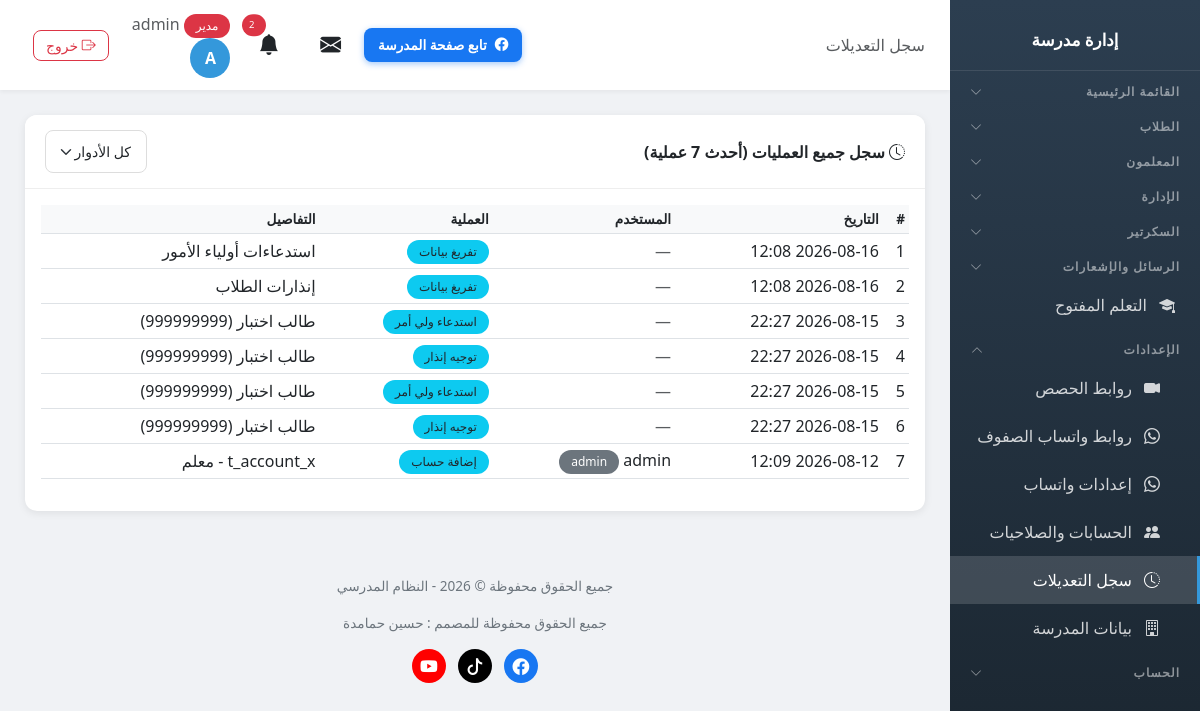
The app's page /audit-log/ (signed in) with its own data.
### school/models.py (models this page shows, shortened)
class Profile(models.Model):
    ROLE_CHOICES = [
        ('admin', 'مدير'),
        ('vice_principal', 'نائب مدير'),
        ('secretary', 'سكرتير'),
        ('teacher', 'معلم'),
        ('student', 'طالب'),
    ]
    user = models.OneToOneField(User, on_delete=models.CASCADE, related_name='profile')
    role = models.CharField('الدور', max_length=20, choices=ROLE_CHOICES, default='student')
    phone = models.CharField('رقم الهاتف', max_length=20, blank=True)

class AuditLog(models.Model):
    user = models.ForeignKey(User, on_delete=models.SET_NULL, null=True, verbose_name='المستخدم')
    user_role = models.CharField('الدور', max_length=20, blank=True)
    action = models.CharField('العملية', max_length=255)
    details = models.TextField('التفاصيل', blank=True)
    created_at = models.DateTimeField('التاريخ', auto_now_add=True)
    class Meta:
        verbose_name = 'سجل تعديل'
        verbose_name_plural = 'سجل التعديلات'
        ordering = ['-created_at']

### school/views.py (the view)
# urls.py: path('audit-log/', views.audit_log_list, name='audit_log_list'),
@login_required
def audit_log_list(request):
    if request.user.profile.role != 'admin':
        messages.error(request, 'ليس لديك صلاحية للوصول إلى هذه الصفحة')
        return redirect('dashboard')
    role = request.GET.get('role', '')
    logs = AuditLog.objects.select_related('user')
    if role:
        logs = logs.filter(user_role=role)
    logs = logs.order_by('-created_at')[:2000]
    return render(request, 'school/audit_log.html', {
        'logs': logs,
        'role': role,
        'roles': ['admin', 'teacher', 'student', 'supervisor'],
    })

### templates/school/audit_log.html (shortened to what this page needs)
{% extends 'school/base.html' %}
{% block page_heading %}سجل التعديلات{% endblock %}
{% block content %}
<div class="card">
    <div class="card-header d-flex justify-content-between align-items-center flex-wrap gap-2">
        <span><i class="bi bi-clock-history"></i> سجل جميع العمليات (أحدث {{ logs.count }} عملية)</span>
        <form method="get" class="d-flex gap-2">
            <select name="role" class="form-select form-select-sm" style="width:auto" onchange="this.form.submit()">
                <option value="">كل الأدوار</option>
            </select>
        </form>
    </div>
    <div class="card-body">
        <div class="table-responsive">
            <table class="table table-hover table-sm">
                <thead>
                    <tr>
                        <th>#</th>
                        <th>التاريخ</th>
                        <th>المستخدم</th>
                        <th>العملية</th>
                        <th>التفاصيل</th>
                    </tr>
                </thead>
                <tbody>
                    {% for log in logs %}
                    <tr>
                        <td>{{ forloop.counter }}</td>
                        <td class="text-nowrap">{{ log.created_at|date:"Y-m-d H:i" }}</td>
                        <td>
                            {% if log.user %}{{ log.user.first_name|default:log.user.username }}
                            <span class="badge bg-secondary">{{ log.user_role }}</span>
                            {% else %}<span class="text-muted">—</span>{% endif %}
                        </td>
                        <td><span class="badge bg-info text-dark">{{ log.action }}</span></td>
                        <td>{{ log.details|default:"-" }}</td>
                    </tr>
                    {% endfor %}
                </tbody>
            </table>
        </div>
    </div>
</div>
{% endblock %}

### templates/school/base.html (shortened to what this page needs)
<!DOCTYPE html>
{% load static %}<html lang="ar" dir="rtl" xmlns:o="urn:schemas-microsoft-com:office:office" xmlns:w="urn:schemas-microsoft-com:office:word">
<head>
    <link href="{% static 'vendor/bootstrap/css/bootstrap.min.css' %}" rel="stylesheet">
    <link href="{% static 'vendor/bootstrap/css/bootstrap.rtl.min.css' %}" rel="stylesheet">
    <link rel="stylesheet" href="{% static 'vendor/bootstrap-icons/bootstrap-icons.css' %}">
    <link href="{% static 'vendor/select2/css/select2.min.css' %}" rel="stylesheet" />
    <link href="{% static 'vendor/select2/css/select2-bootstrap-5-theme.rtl.min.css' %}" rel="stylesheet" />
    <link rel="stylesheet" href="{% static 'vendor/leaflet/leaflet.css' %}" />
</head>
<body>
    {% if user.is_authenticated %}
    <div class="sidebar" id="sidebar">
        <div class="brand">
            <h4>إدارة مدرسة {{ school_info.name_ar }}</h4>
        </div>
        {% if user.is_authenticated %}
        <button class="nav-section nav-toggle" type="button" data-target="collapse-main" aria-expanded="false">
            <span>القائمة الرئيسية</span><i class="bi bi-chevron-down"></i>
        </button>
        {% if 'students_view' in user_perms or 'students_add' in user_perms or 'notes_view' in user_perms or 'levels_view' in user_perms or 'discipline_view' in user_perms or 'discipline_add' in user_perms %}
        <button class="nav-section nav-toggle" type="button" data-target="collapse-students" aria-expanded="false">
            <span>الطلاب</span><i class="bi bi-chevron-down"></i>
        </button>
        {% endif %}
        {% if 'teachers_view' in user_perms or 'teachers_add' in user_perms or 'nominations_view' in user_perms or 'guardians_view' in user_perms %}
        <button class="nav-section nav-toggle" type="button" data-target="collapse-teachers" aria-expanded="false">
            <span>المعلمون</span><i class="bi bi-chevron-down"></i>
        </button>
        {% endif %}
        {% if 'classes_view' in user_perms or 'subjects_view' in user_perms or 'announcements_view' in user_perms or 'agenda_view' in user_perms or 'leaves_view' in user_perms or 'lateness_view' in user_perms or 'meetings_view' in user_perms or 'supervisor_visits_view' in user_perms or 'inspection_visits_view' in user_perms or 'visit_program_view' in user_perms or 'absence_view' in user_perms or 'schedule_view' in user_perms or 'certificates_view' in user_perms or 'exams_view' in user_perms or 'survey_view' in user_perms %}
        <button class="nav-section nav-toggle" type="button" data-target="collapse-admin" aria-expanded="false">
            <span>الإدارة</span><i class="bi bi-chevron-down"></i>
        </button>
        {% endif %}
        {% if 'incoming_view' in user_perms or 'outgoing_view' in user_perms or 'no_objection_view' in user_perms %}
        <button class="nav-section nav-toggle" type="button" data-target="collapse-secretary" aria-expanded="false">
            <span>السكرتير</span><i class="bi bi-chevron-down"></i>
        </button>
        {% endif %}
        {% if 'messages_view' in user_perms or 'messages_send' in user_perms %}
        <button class="nav-section nav-toggle" type="button" data-target="collapse-messages" aria-expanded="false">
            <span>الرسائل والإشعارات</span><i class="bi bi-chevron-down"></i>
        </button>
        {% endif %}
        {% if 'open_learning_view' in user_perms %}
        <a href="{% url 'open_learning_list' %}" class="nav-link {% if 'open_learning' in request.resolver_match.url_name %}active{% endif %}">
            <i class="bi bi-mortarboard-fill"></i> التعلم المفتوح
        </a>
        {% endif %}
        {% if 'settings_accounts' in user_perms or 'settings_whatsapp' in user_perms or 'settings_links' in user_perms or user.profile.role == 'admin' %}
        <button class="nav-section nav-toggle" type="button" data-target="collapse-settings" aria-expanded="false">
            <span>الإعدادات</span><i class="bi bi-chevron-down"></i>
        </button>
        <div class="nav-collapse" id="collapse-settings">
        {% endif %}
        {% if 'settings_links' in user_perms or user.profile.role == 'admin' %}
        <a href="{% url 'lesson_link_list' %}" class="nav-link {% if 'lesson_link' in request.resolver_match.url_name %}active{% endif %}">
            <i class="bi bi-camera-video-fill"></i> روابط الحصص
        </a>
        {% endif %}
        {% if 'settings_whatsapp' in user_perms or user.profile.role == 'admin' %}
        <a href="{% url 'whatsapp_groups' %}" class="nav-link {% if 'whatsapp_group' in request.resolver_match.url_name %}active{% endif %}">
            <i class="bi bi-whatsapp"></i> روابط واتساب الصفوف
        </a>
        {% endif %}
        {% if 'settings_whatsapp' in user_perms %}
        <a href="{% url 'whatsapp_settings' %}" class="nav-link {% if 'whatsapp' in request.resolver_match.url_name %}active{% endif %}">
            <i class="bi bi-whatsapp"></i> إعدادات واتساب
        </a>
        {% endif %}
        {% if 'settings_accounts' in user_perms %}
        <a href="{% url 'account_list' %}" class="nav-link {% if 'account' in request.resolver_match.url_name %}active{% endif %}">
            <i class="bi bi-people-fill"></i> الحسابات والصلاحيات
        </a>
        {% endif %}
        {% if user.profile.role == 'admin' %}
        <a href="{% url 'audit_log_list' %}" class="nav-link {% if request.resolver_match.url_name == 'audit_log_list' %}active{% endif %}">
            <i class="bi bi-clock-history"></i> سجل التعديلات
        </a>
        {% endif %}
        {% if user.profile.role == 'admin' %}
        <a href="{% url 'school_info' %}" class="nav-link {% if request.resolver_match.url_name == 'school_info' %}active{% endif %}">
            <i class="bi bi-building"></i> بيانات المدرسة
        </a>
        {% endif %}
        {% if 'settings_accounts' in user_perms or 'settings_whatsapp' in user_perms or 'settings_links' in user_perms or user.profile.role == 'admin' %}
        </div>
        {% endif %}
        <button class="nav-section nav-toggle" type="button" data-target="collapse-account" aria-expanded="false">
            <span>الحساب</span><i class="bi bi-chevron-down"></i>
        </button>
        {% endif %}
    </div>
    <div class="main-content">
        <div class="top-bar">
            <div>
                <span class="d-none d-md-inline text-muted">{% block page_heading %}{% endblock %}</span>
            </div>
            <div style="display:flex; align-items:center; gap:10px;">
                <a href="https://www.facebook.com/ALMANSOUR.SCHOOL.YATTA" target="_blank" rel="noopener" class="btn btn-social-fb d-none d-md-inline-flex align-items-center gap-2">
                    <i class="bi bi-facebook"></i> تابع صفحة المدرسة
                </a>
                <div class="user-info">
                <div class="dropdown d-inline-block mx-2" id="messageBell">
                    <button class="btn btn-link text-reset position-relative p-1" type="button" data-bs-toggle="dropdown" aria-expanded="false" style="font-size: 1.3rem;">
                        <i class="bi bi-envelope-fill"></i>
                    </button>
                </div>
                <div class="dropdown d-inline-block mx-2" id="notificationBell">
                    <button class="btn btn-link text-reset position-relative p-1" type="button" data-bs-toggle="dropdown" aria-expanded="false" style="font-size: 1.3rem;">
                        <i class="bi bi-bell-fill"></i>
                        {% if unread_notifications_count > 0 %}
                        <span class="position-absolute top-0 start-100 translate-middle badge rounded-pill bg-danger" style="font-size: 0.6rem;">
                            {{ unread_notifications_count }}
                        </span>
                        {% endif %}
                    </button>
                </div>
                <a href="{% url 'my_account' %}" class="text-decoration-none text-reset">
                    <span class="text-muted d-none d-sm-inline">
                        <span class="badge bg-{% if user.profile.role == 'admin' %}danger{% elif user.profile.role == 'teacher' %}success{% else %}info{% endif %}">
                            {{ user.profile.get_role_display }}
                        </span>
                        {{ user.first_name|default:user.username }}
                    </span>
                    <div class="avatar">{{ user.first_name|first|default:user.username|first|upper }}</div>
                </a>
                <a href="{% url 'logout' %}" class="btn btn-sm btn-outline-danger ms-2" title="تسجيل الخروج">
                    <i class="bi bi-box-arrow-right"></i> <span class="d-none d-sm-inline">خروج</span>
                </a>
                </div>
                </div>
            </div>
        <div class="page-content">
            {% block content %}{% endblock %}
        </div>
        <div class="footer no-print">
            <p>جميع الحقوق محفوظة &copy; {% now "Y" %} - النظام المدرسي</p>
            <p>جميع الحقوق محفوظة للمصمم : حسين حمامدة</p>
            <p class="footer-social">
                <a href="https://www.facebook.com/hhamamdeh" target="_blank" rel="noopener" class="fb" title="فيسبوك" aria-label="فيسبوك"><i class="bi bi-facebook"></i></a>
                <a href="https://www.tiktok.com/@abuadelhamamdeh" target="_blank" rel="noopener" class="tt" title="تيك توك" aria-label="تيك توك"><i class="bi bi-tiktok"></i></a>
                <a href="https://www.youtube.com/@husseintech" target="_blank" rel="noopener" class="yt" title="يوتيوب" aria-label="يوتيوب"><i class="bi bi-youtube"></i></a>
            </p>
        </div>
    </div>
    {% endif %}
</body>
</html>

### records on screen
AuditLog: created_at "2026-08-16 12:08", action "تفريغ بيانات", details "استدعاءات أولياء الأمور"
AuditLog: created_at "2026-08-16 12:08", action "تفريغ بيانات", details "إنذارات الطلاب"
AuditLog: created_at "2026-08-15 22:27", action "استدعاء ولي أمر", details "طالب اختبار (999999999)"
AuditLog: created_at "2026-08-15 22:27", action "توجيه إنذار", details "طالب اختبار (999999999)"
AuditLog: created_at "2026-08-15 22:27", action "استدعاء ولي أمر", details "طالب اختبار (999999999)"
AuditLog: created_at "2026-08-15 22:27", action "توجيه إنذار", details "طالب اختبار (999999999)"
AuditLog: created_at "2026-08-12 12:09", user_role "admin", action "إضافة حساب", details "t_account_x - معلم"

### other values on screen
{{ unread_notifications_count }} "2"
{{ user.profile.get_role_display }} "مدير"
{{ user.first_name|default:user.username }} "admin"
{{ user.first_name|first|default:user.username|first|upper }} "A"
{{ logs.count }} "7"
